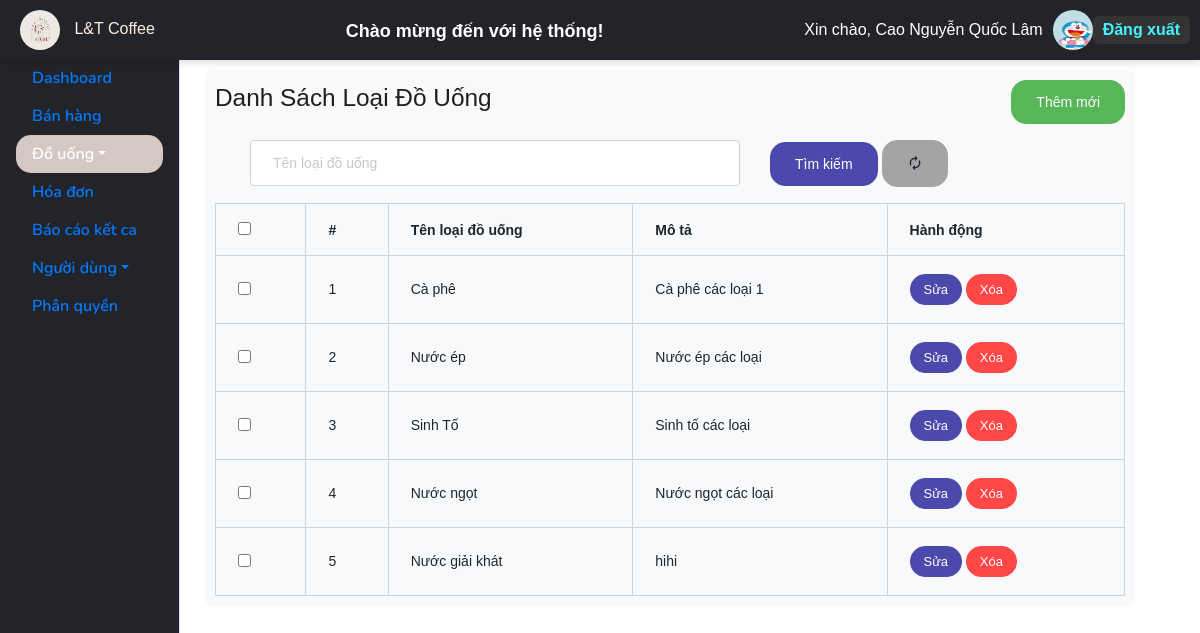
Page /UI/index_drinkcategories.php (signed in) on the earlier database version.
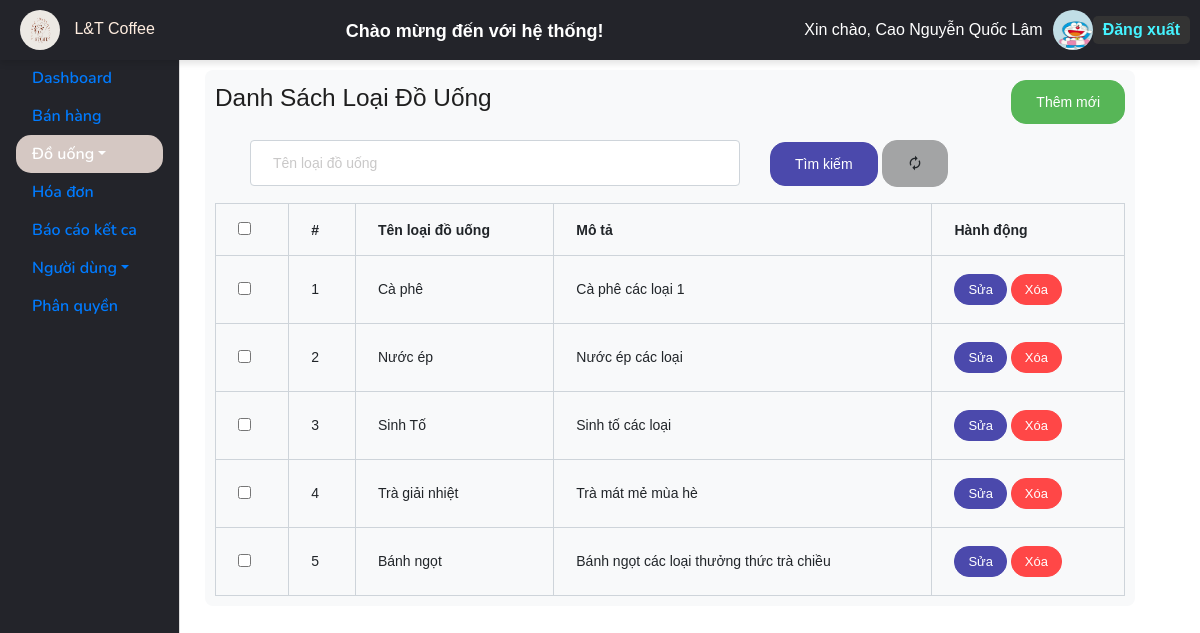
Same page on the later database version.
### tables this page shows
CREATE TABLE `drinkcategories` (
  `DrinkCategoryID` int(11) NOT NULL,
  `DrinkCategoryName` varchar(255) DEFAULT NULL,
  `DrinkCategoryDescription` varchar(255) DEFAULT NULL
);

### UI/index_drinkcategories.php (the view, shortened to what this page needs)
<?php
require_once("includes/session_user.php");
$drinkCategoryName = isset($_GET['drinkCategoryName']) ? $_GET['drinkCategoryName'] : '';
$query = "SELECT * FROM DrinkCategories WHERE DrinkCategoryName LIKE ?";
$stmt = $conn->prepare($query);
$searchTerm = "%" . $drinkCategoryName . "%";
$stmt->bind_param('s', $searchTerm);
$stmt->execute();
$result = $stmt->get_result();
$drinkCategories = $result->fetch_all(MYSQLI_ASSOC);
?>
<!DOCTYPE html>
<html lang="en">
<head>
    <link rel="stylesheet" href="https://stackpath.bootstrapcdn.com/bootstrap/4.5.2/css/bootstrap.min.css">
    <link href="https://cdn.jsdelivr.net/npm/@mdi/font/css/materialdesignicons.min.css" rel="stylesheet">
</head>
<body>
    <?php include("includes/_layoutAdmin.php"); ?>
    <div class="container mt-4">
        <form action="" method="GET" class="form-section">
            <div class="d-flex justify-content-between align-items-center mb-3">
                <h3>Danh Sách Loại Đồ Uống</h3>
                <a href="create_drink_category.php" class="btn btn-success">Thêm mới</a>
            </div>
            <div class="row mb-3">
                <div class="col">
                    <input class="form-control" type="text" name="drinkCategoryName" placeholder="Tên loại đồ uống" value="<?= htmlspecialchars($drinkCategoryName) ?>">
                </div>
                <div class="col">
                    <button type="submit" class="btn btn-primary">Tìm kiếm</button>
                    <a href="index_drinkcategories.php" class="btn btn-secondary ms-2">
                        <i class="mdi mdi-autorenew"></i>
                    </a>
                </div>
            </div>
            <table class="table table-bordered">
                <thead>
                    <tr>
                        <th><input type="checkbox" id="SelectAll"></th>
                        <th>#</th>
                        <th>Tên loại đồ uống</th>
                        <th>Mô tả</th>
                        <th>Hành động</th>
                    </tr>
                </thead>
                <tbody>
                    <?php if (empty($drinkCategories)): ?>
                        <tr>
                            <td colspan="5" class="text-center">Không có dữ liệu</td>
                        </tr>
                    <?php else: ?>
                        <?php foreach ($drinkCategories as $index => $item): ?>
                            <tr data-id="<?= $item['DrinkCategoryID'] ?>">
                                <td><input type="checkbox" class="user-checkbox" data-id="<?= $item['DrinkCategoryID'] ?>"></td>
                                <td><?= $index + 1 ?></td>
                                <td><?= htmlspecialchars($item['DrinkCategoryName']) ?></td>
                                <td><?= htmlspecialchars($item['DrinkCategoryDescription']) ?></td>
                                <td>
                                    <a href="edit_drink_category.php?id=<?= $item['DrinkCategoryID'] ?>" class="btn btn-sm btn-primary">Sửa</a>
                                    <a href="#" class="btn btn-sm btn-danger btnDelete" data-id="<?= $item['DrinkCategoryID'] ?>">Xóa</a>
                                </td>
                            </tr>
                        <?php endforeach; ?>
                    <?php endif; ?>
                </tbody>
            </table>
        </form>
    </div>
</body>
</html>

Differences in the rows shown:
removed drinkcategories: DrinkCategoryName "Nước ngọt", DrinkCategoryDescription "Nước ngọt các loại"
removed drinkcategories: DrinkCategoryName "Nước giải khát", DrinkCategoryDescription "hihi"
added drinkcategories: DrinkCategoryName "Trà giải nhiệt", DrinkCategoryDescription "Trà mát mẻ mùa hè"
added drinkcategories: DrinkCategoryName "Bánh ngọt", DrinkCategoryDescription "Bánh ngọt các loại thưởng thức trà chiều"
